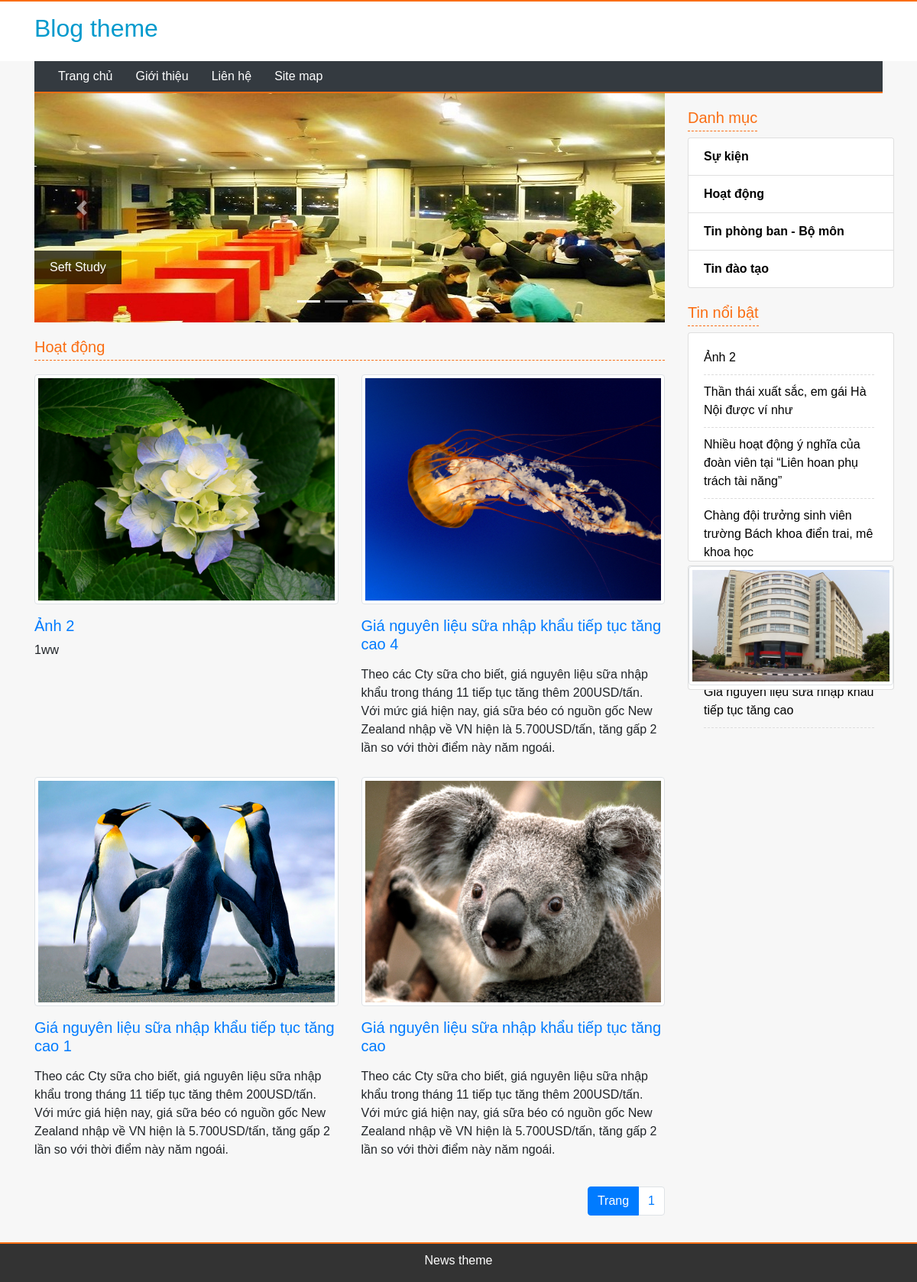
/index.php?controller=news_category&id=3, run on the app's committed database.
### tables this page shows
CREATE TABLE `tbl_slide` (
  `pk_slide_id` int(11) NOT NULL,
  `c_name` varchar(500) NOT NULL,
  `c_img` varchar(500) NOT NULL
);

CREATE TABLE `tbl_category_news` (
  `pk_category_news_id` int(11) NOT NULL,
  `c_name` varchar(500) NOT NULL
);

CREATE TABLE `tbl_news` (
  `pk_news_id` int(11) NOT NULL,
  `fk_category_news_id` int(11) NOT NULL DEFAULT '0',
  `c_name` varchar(500) NOT NULL,
  `c_description` varchar(20000) NOT NULL,
  `c_content` text NOT NULL,
  `c_img` varchar(500) NOT NULL,
  `c_hotnews` int(11) NOT NULL DEFAULT '0'
);

### controller/frontend/controller_slide.php (called while the page is built, shortened)
<?php
	class controller_slide{
		public function __construct(){
			$this->model = new model();
			include "view/frontend/view_slide.php";
		}
	}
	new controller_slide();
 ?>

### index.php (called while the page is built, shortened)
<?php
	include "config.php";
	include "model/model.php";
	include "view/frontend/master.php";
 ?>

### model/model.php (called while the page is built, shortened)
<?php
	class model{
		public function get_all($sql){
			global $db;
			$result = mysqli_query($db,$sql);
			$arr = array();
			while($rows = mysqli_fetch_object($result))
				$arr[] = $rows;
			return $arr;
		}
		public function get_a_record($sql){
			global $db;
			$result = mysqli_query($db,$sql);
			$rows = mysqli_fetch_object($result);
			return $rows;
		}
		public function num_rows($sql){
			global $db;
			$result = mysqli_query($db,$sql);
			return mysqli_num_rows($result);
		}
	}
 ?>

### controller/frontend/controller_news_category.php (called while the page is built, shortened)
<?php
	class controller_news_category{
		public function __construct(){
			$this->model = new model();
			$id=isset($_GET["id"]) ? $_GET["id"] : 0;
			$record_per_page = 15;
			$total = $this->model->num_rows("select pk_news_id from tbl_news where fk_category_news_id=$id");
			$num_page = ceil($total/$record_per_page);
			$p = (isset($_GET["p"])&&$_GET["p"]>0) ? ($_GET["p"]-1) : 0;
			$from = $p * $record_per_page;
			$arr = $this->model->get_all("select * from tbl_news where fk_category_news_id=$id order by pk_news_id desc limit $from,$record_per_page");
			include "view/frontend/view_news_category.php";
		}
	}
	new controller_news_category();
 ?>

### controller/frontend/controller_inc_category.php (called while the page is built, shortened)
<?php
	class controller_inc_category{
		public function __construct(){
			$this->model = new model();
			include "view/frontend/view_inc_category.php";
		}
	}
	new controller_inc_category();
 ?>

### controller/frontend/controller_hotnews.php (called while the page is built, shortened)
<?php
	class controller_hotnews{
		public function __construct(){
			$this->model = new model();
			include "view/frontend/view_hotnews.php";
		}
	}
	new controller_hotnews();
 ?>

### view/frontend/view_news_category.php (the view)
<h5 class="box-main-title">
  <?php
      $category = $this->model->get_a_record("select c_name from tbl_category_news where pk_category_news_id=$id");
      echo isset($category->c_name)?$category->c_name:"";
   ?>
</h5>
      <div class="row">
        <?php foreach($arr as $rows): ?>
        <div class="col-md-6 col-sm-12">
          <article class="news">
            <figure> <img class="img-thumbnail" src="public/upload/news/<?php echo $rows->c_img; ?>"> </figure>
            <div><a href="index.php?controller=news_detail&id=<?php echo $rows->pk_news_id; ?>">
              <h5><?php echo $rows->c_name; ?></h5>
              </a></div>
            <p><?php echo $rows->c_description; ?></p>
          </article>
        </div>
      <?php endforeach; ?>
      </div>
      <ul class="pagination">
        <li class="page-item active"><a href="#" class="page-link">Trang</a></li>
        <?php for($i = 1; $i<=$num_page;$i++): ?>
        <li class="page-item"><a href="index.php?controller=news_category&id=<?php echo $id ?>&p=<?php echo $i; ?>" class="page-link"><?php echo $i; ?></a></li>
        <?php endfor; ?>
      </ul>

### view/frontend/view_slide.php
<?php
    $slide = $this->model->get_all("select * from tbl_slide order by pk_slide_id desc");
    $n = 0;
 ?>
<div id="slideshow" class="carousel slide" data-ride="carousel">
        <ul class="carousel-indicators">
        <?php foreach($slide as $rows): ?>
          <li data-target="#slideshow" data-slide-to="<?php echo $n; ?>" <?php if($n == 0): ?> class="active" <?php endif; ?> ></li>
        <?php
            $n++;
          endforeach;
         ?>
        </ul>
        <div class="carousel-inner">
        <?php
            $n = 0;
            foreach($slide as $rows):
         ?>
          <div class="carousel-item <?php if($n==0): ?> active<?php endif; ?>"> <img src="public/upload/slide/<?php echo $rows->c_img; ?>" alt="<?php echo $rows->c_name; ?>">
            <div class="carousel-text"><a href="#"><?php echo $rows->c_name; ?></a></div>
          </div>
          <?php
              $n++;
            endforeach;
           ?>
        </div>
        <a class="carousel-control-prev" href="#slideshow" data-slide="prev"> <span class="carousel-control-prev-icon"></span> </a> <a class="carousel-control-next" href="#slideshow" data-slide="next"> <span class="carousel-control-next-icon"></span> </a> </div>

### view/frontend/view_inc_category.php
<h5 class="box-right-title">Danh mục</h5>
        <div class="card">
          <ul class="list-group list-group-flush category-box">
        <?php
        	$category = $this->model->get_all("select * from tbl_category_news order by pk_category_news_id desc");
        	foreach($category as $rows):
         ?>
            <li class="list-group-item"><a href="index.php?controller=news_category&id=<?php echo $rows->pk_category_news_id; ?>"><?php echo $rows->c_name; ?></a></li>
        <?php endforeach; ?>
          </ul>
        </div>

### view/frontend/view_hotnews.php
<h5 class="box-right-title">Tin nổi bật</h5>
        <div class="card" style="margin-top: 20px; height: 300px; margin-top:0px;">
          <div class="card-body">
            <marquee behavior="scroll" direction="up" onMouseOver="this.setAttribute('scrollamount', 0, 0);this.stop();" OnMouseOut="this.setAttribute('scrollamount', 2, 0);this.start();" height="250px" scrollamount="2">
            <ul class="hot-news" style="padding:0px; margin:0px; list-style: none;">
            <?php
                $news = $this->model->get_all("select * from tbl_news where c_hotnews=1 order by pk_news_id desc");
                foreach($news as $rows):
             ?>
              <li><a href="index.php?controller=news_detail&id=<?php echo $rows->pk_news_id; ?>"><?php echo $rows->c_name; ?></a>
                <div class="dotted"></div>
              </li>
            <?php endforeach; ?>
            </ul>
            </marquee>
          </div>
        </div>

### public/frontend/css/style.css (style rules this page uses)
body { background-color:#f7f7f7; font-family: 'Cabin', sans-serif; }
article.news { margin:10px 0px; }
article.news figure { position: relative; }
.pagination { padding:0px; margin:20px 0px; float: right; }
.dotted { border:1px dashed #dddddd; border-top-width: 0px; margin-top: 10px; margin-bottom: 10px; width: 98% }
#slideshow { height: 300px; margin-bottom: 20px; overflow: hidden }
.category-box { font-weight: bold; }
.category-box a { color:black; }
.hot-news a { color:black; }
.carousel-item { position:relative; }
.carousel-text { position:absolute; bottom:50px; background-color:rgba(0,0,0,0.7); padding-top: 10px; padding-bottom:10px; }
.carousel-text a { margin-left: 20px; margin-right:20px; color:white; }
.box-right-title { margin-top: 20px; color:#fa6e13; border-bottom:1px dashed #fa6e13; padding-bottom: 5px; display: inline-block; }
.box-main-title { margin-top: 10px; color:#fa6e13; border-bottom:1px dashed #fa6e13; padding-bottom: 5px; }

### data on the page
tbl_slide: c_img (picture), c_name "Seft Study"
tbl_category_news: c_name "Hoạt động"
tbl_news: c_img (picture), c_name "Ảnh 2", c_description "1ww"
tbl_news: c_img (picture), c_name "Giá nguyên liệu sữa nhập khẩu tiếp tục tăng cao 4", c_description "Theo các Cty sữa cho biết, giá nguyên liệu sữa nhập khẩu trong tháng 11 tiếp tục tăng thêm 200USD/tấn. Với mức giá hiện nay, giá sữa béo có nguồn gốc New Zealand nhập về VN hiện là 5.700USD/tấn, tăng gấp 2 lần so với thời điểm này năm ngoái."
tbl_news: c_img (picture), c_name "Giá nguyên liệu sữa nhập khẩu tiếp tục tăng cao 1", c_description "Theo các Cty sữa cho biết, giá nguyên liệu sữa nhập khẩu trong tháng 11 tiếp tục tăng thêm 200USD/tấn. Với mức giá hiện nay, giá sữa béo có nguồn gốc New Zealand nhập về VN hiện là 5.700USD/tấn, tăng gấp 2 lần so với thời điểm này năm ngoái."
tbl_news: c_img (picture), c_name "Giá nguyên liệu sữa nhập khẩu tiếp tục tăng cao", c_description "Theo các Cty sữa cho biết, giá nguyên liệu sữa nhập khẩu trong tháng 11 tiếp tục tăng thêm 200USD/tấn. Với mức giá hiện nay, giá sữa béo có nguồn gốc New Zealand nhập về VN hiện là 5.700USD/tấn, tăng gấp 2 lần so với thời điểm này năm ngoái."
tbl_category_news: c_name "Sự kiện"
tbl_category_news: c_name "Tin phòng ban - Bộ môn"
tbl_category_news: c_name "Tin đào tạo"
tbl_news: c_name "Thần thái xuất sắc, em gái Hà Nội được ví như"
tbl_news: c_name "Nhiều hoạt động ý nghĩa của đoàn viên tại “Liên hoan phụ trách tài năng”"
tbl_news: c_name "Chàng đội trưởng sinh viên trường Bách khoa điển trai, mê khoa học"
